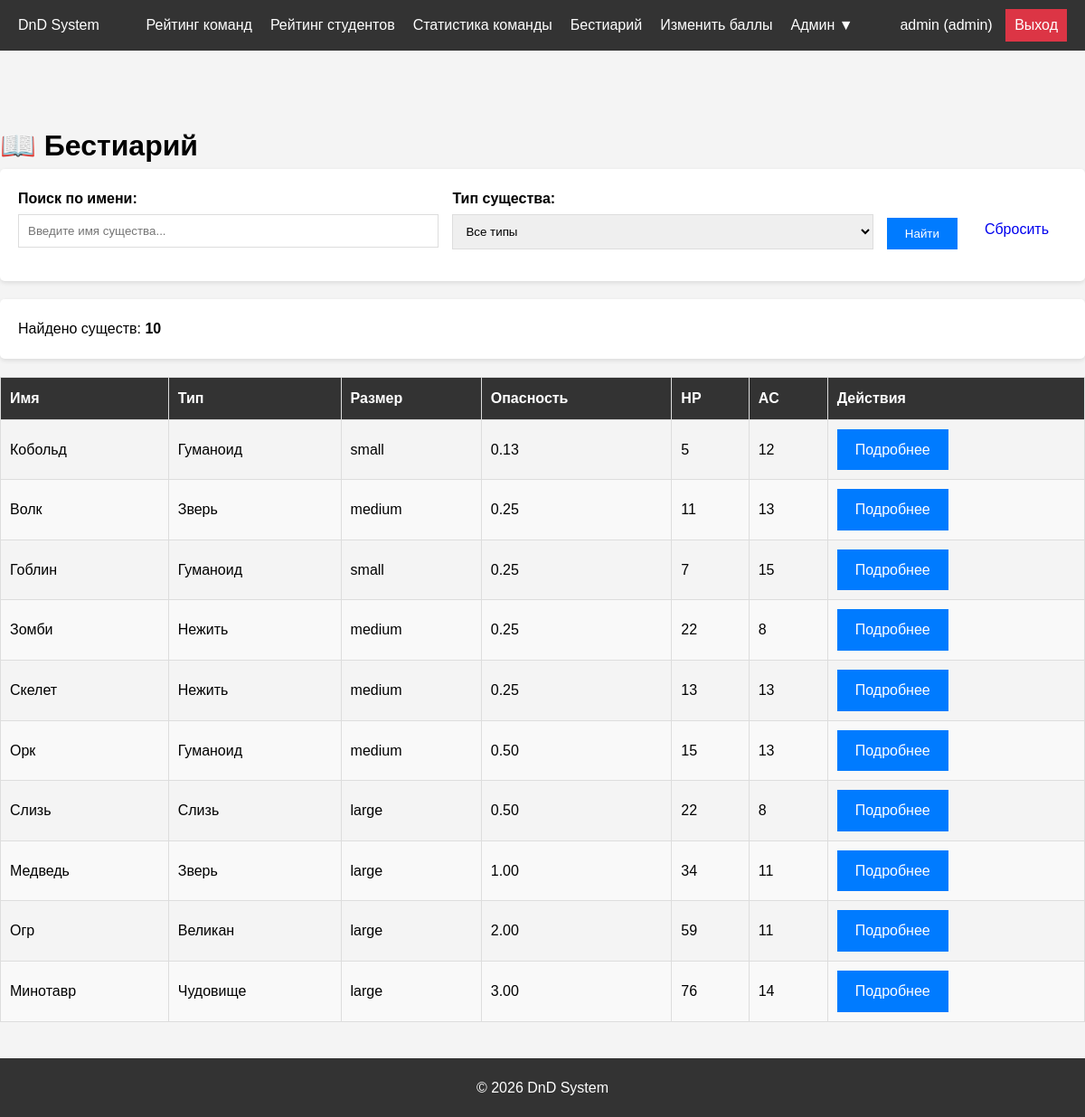
The page /fNAF/dnd-site/public/bestiary-view.php (signed in) on the database its author committed.
### tables this page shows
CREATE TABLE `BESTIARY` (
  `creature_id` int(10) UNSIGNED NOT NULL,
  `name` varchar(50) NOT NULL,
  `type` varchar(30) NOT NULL,
  `size` enum('tiny','small','medium','large','huge','gargantuan') NOT NULL DEFAULT 'medium',
  `alignment` varchar(30) DEFAULT NULL,
  `challenge_rating` decimal(4,2) UNSIGNED NOT NULL DEFAULT 0.00,
  `experience_points` int(11) NOT NULL DEFAULT 0,
  `hp` int(11) NOT NULL DEFAULT 10,
  `armor_class` int(11) NOT NULL DEFAULT 10,
  `speed` varchar(100) NOT NULL DEFAULT '30 ft.',
  `strength` int(11) NOT NULL DEFAULT 10,
  `dexterity` int(11) NOT NULL DEFAULT 10,
  `constitution` int(11) NOT NULL DEFAULT 10,
  `intelligence` int(11) NOT NULL DEFAULT 10,
  `wisdom` int(11) NOT NULL DEFAULT 10,
  `charisma` int(11) NOT NULL DEFAULT 10,
  `damage_vulnerabilities` text DEFAULT NULL,
  `damage_resistances` text DEFAULT NULL,
  `damage_immunities` text DEFAULT NULL,
  `condition_immunities` text DEFAULT NULL,
  `senses` text DEFAULT NULL,
  `languages` text DEFAULT NULL,
  `special_abilities` text DEFAULT NULL,
  `actions` text DEFAULT NULL,
  `legendary_actions` text DEFAULT NULL,
  `description` text DEFAULT NULL,
  `habitat` text DEFAULT NULL,
  `created_at` timestamp NULL DEFAULT current_timestamp(),
  `updated_at` timestamp NULL DEFAULT current_timestamp() ON UPDATE current_timestamp()
);

### fNAF/dnd-site/public/bestiary-view.php (the view, shortened to what this page needs)
<?php
require_once '../includes/header.php';
$pdo = getDBConnection();
$search = $_GET['search'] ?? '';
$sql = "SELECT * FROM BESTIARY WHERE 1=1";
$params = [];
$sql .= " ORDER BY challenge_rating, name";
$stmt = $pdo->prepare($sql);
$stmt->execute($params);
$creatures = $stmt->fetchAll();
$selectedCreature = null;
?>
<h1>📖 Бестиарий</h1>
<div class="card">
    <form method="GET">
        <div style="display: flex; gap: 15px; flex-wrap: wrap;">
            <div class="form-group" style="flex: 1; min-width: 200px;">
                <label for="search">Поиск по имени:</label>
                <input type="text" id="search" name="search" value="<?= htmlspecialchars($search) ?>" placeholder="Введите имя существа...">
            </div>
            <div class="form-group" style="flex: 1; min-width: 200px;">
                <label for="type">Тип существа:</label>
                <select name="type" id="type">
                    <option value="">Все типы</option>
                </select>
            </div>
            <div class="form-group" style="display: flex; align-items: flex-end;">
                <button type="submit" class="btn btn-primary">Найти</button>
                <a href="bestiary-view.php" class="btn btn-secondary" style="margin-left: 10px;">Сбросить</a>
            </div>
        </div>
    </form>
</div>
<?php if ($selectedCreature): ?>
<div class="card">
    <h2><?= htmlspecialchars($selectedCreature['name']) ?></h2>
    <p><em><?= htmlspecialchars($selectedCreature['size']) ?> <?= htmlspecialchars($selectedCreature['type']) ?>, <?= htmlspecialchars($selectedCreature['alignment'] ?? 'без мировоззрения') ?></em></p>
    <hr style="margin: 15px 0;">
    <p><strong>Класс доспеха:</strong> <?= $selectedCreature['armor_class'] ?></p>
    <p><strong>Хиты:</strong> <?= $selectedCreature['hp'] ?></p>
    <p><strong>Скорость:</strong> <?= htmlspecialchars($selectedCreature['speed']) ?></p>
    <hr style="margin: 15px 0;">
    <div class="stats-grid">
        <div class="stat-item">
            <div class="stat-value"><?= $selectedCreature['strength'] ?></div>
            <div class="stat-label">СИЛ</div>
        </div>
        <div class="stat-item">
            <div class="stat-value"><?= $selectedCreature['dexterity'] ?></div>
            <div class="stat-label">ЛОВ</div>
        </div>
        <div class="stat-item">
            <div class="stat-value"><?= $selectedCreature['constitution'] ?></div>
            <div class="stat-label">ТЕЛ</div>
        </div>
        <div class="stat-item">
            <div class="stat-value"><?= $selectedCreature['intelligence'] ?></div>
            <div class="stat-label">ИНТ</div>
        </div>
        <div class="stat-item">
            <div class="stat-value"><?= $selectedCreature['wisdom'] ?></div>
            <div class="stat-label">МДР</div>
        </div>
        <div class="stat-item">
            <div class="stat-value"><?= $selectedCreature['charisma'] ?></div>
            <div class="stat-label">ХАР</div>
        </div>
    </div>
    <hr style="margin: 15px 0;">
    <?php if ($selectedCreature['damage_vulnerabilities']): ?>
        <p><strong>Уязвимости:</strong> <?= htmlspecialchars($selectedCreature['damage_vulnerabilities']) ?></p>
    <?php endif; ?>
    <?php if ($selectedCreature['damage_resistances']): ?>
        <p><strong>Сопротивления:</strong> <?= htmlspecialchars($selectedCreature['damage_resistances']) ?></p>
    <?php endif; ?>
    <?php if ($selectedCreature['damage_immunities']): ?>
        <p><strong>Иммунитеты к урону:</strong> <?= htmlspecialchars($selectedCreature['damage_immunities']) ?></p>
    <?php endif; ?>
    <?php if ($selectedCreature['condition_immunities']): ?>
        <p><strong>Иммунитеты к состояниям:</strong> <?= htmlspecialchars($selectedCreature['condition_immunities']) ?></p>
    <?php endif; ?>
    <?php if ($selectedCreature['senses']): ?>
        <p><strong>Чувства:</strong> <?= htmlspecialchars($selectedCreature['senses']) ?></p>
    <?php endif; ?>
    <?php if ($selectedCreature['languages']): ?>
        <p><strong>Языки:</strong> <?= htmlspecialchars($selectedCreature['languages']) ?></p>
    <?php endif; ?>
    <p><strong>Опасность:</strong> <?= $selectedCreature['challenge_rating'] ?> (<?= $selectedCreature['experience_points'] ?> XP)</p>
    <?php if ($selectedCreature['special_abilities']): ?>
        <hr style="margin: 15px 0;">
        <h3>Особые способности</h3>
        <p><?= nl2br(htmlspecialchars($selectedCreature['special_abilities'])) ?></p>
    <?php endif; ?>
    <?php if ($selectedCreature['actions']): ?>
        <hr style="margin: 15px 0;">
        <h3>Действия</h3>
        <p><?= nl2br(htmlspecialchars($selectedCreature['actions'])) ?></p>
    <?php endif; ?>
    <?php if ($selectedCreature['legendary_actions']): ?>
        <hr style="margin: 15px 0;">
        <h3>Легендарные действия</h3>
        <p><?= nl2br(htmlspecialchars($selectedCreature['legendary_actions'])) ?></p>
    <?php endif; ?>
    <?php if ($selectedCreature['description']): ?>
        <hr style="margin: 15px 0;">
        <h3>Описание</h3>
        <p><?= nl2br(htmlspecialchars($selectedCreature['description'])) ?></p>
    <?php endif; ?>
    <?php if ($selectedCreature['habitat']): ?>
        <p><strong>Среда обитания:</strong> <?= htmlspecialchars($selectedCreature['habitat']) ?></p>
    <?php endif; ?>
    <div style="margin-top: 20px;">
        <a href="bestiary-view.php" class="btn btn-secondary">← Назад к списку</a>
    </div>
</div>
<?php else: ?>
<div class="card">
    <p>Найдено существ: <strong><?= count($creatures) ?></strong></p>
</div>
<table>
    <thead>
        <tr>
            <th>Имя</th>
            <th>Тип</th>
            <th>Размер</th>
            <th>Опасность</th>
            <th>HP</th>
            <th>AC</th>
            <th>Действия</th>
        </tr>
    </thead>
    <tbody>
        <?php if (empty($creatures)): ?>
            <tr>
                <td colspan="7" style="text-align: center;">Существа не найдены</td>
            </tr>
        <?php else: ?>
            <?php foreach ($creatures as $creature): ?>
            <tr>
                <td><?= htmlspecialchars($creature['name']) ?></td>
                <td><?= htmlspecialchars($creature['type']) ?></td>
                <td><?= htmlspecialchars($creature['size']) ?></td>
                <td><?= $creature['challenge_rating'] ?></td>
                <td><?= $creature['hp'] ?></td>
                <td><?= $creature['armor_class'] ?></td>
                <td>
                    <a href="bestiary-view.php?creature_id=<?= $creature['creature_id'] ?>" class="btn btn-primary">Подробнее</a>
                </td>
            </tr>
            <?php endforeach; ?>
        <?php endif; ?>
    </tbody>
</table>
<?php endif; ?>
<?php require_once '../includes/footer.php'; ?>

### fNAF/dnd-site/css/style.css (style rules this page uses)
* { margin: 0; padding: 0; box-sizing: border-box; }
body { font-family: Arial, sans-serif; line-height: 1.6; background-color: #f4f4f4; }
.btn { padding: 10px 20px; border: none; cursor: pointer; text-decoration: none; display: inline-block; }
.btn-primary { background-color: #007bff; color: #fff; }
.form-group { margin-bottom: 15px; }
.form-group label { display: block; margin-bottom: 5px; font-weight: bold; }
.form-group input, .form-group select, .form-group textarea { width: 100%; padding: 10px; border: 1px solid #ddd; }
table { width: 100%; border-collapse: collapse; margin-top: 20px; }
table th, table td { border: 1px solid #ddd; padding: 10px; text-align: left; }
table th { background-color: #333; color: #fff; }
table tr:nth-child(even) { background-color: #f9f9f9; }
.card { background: #fff; padding: 20px; margin-bottom: 20px; border-radius: 5px; box-shadow: 0 2px 5px rgba(0,0,0,0.1); }

### rows shown on the page
bestiary: name "Кобольд", type "Гуманоид", size "small", challenge_rating "0.13", hp "5", armor_class "12"
bestiary: name "Волк", type "Зверь", size "medium", challenge_rating "0.25", hp "11", armor_class "13"
bestiary: name "Гоблин", type "Гуманоид", size "small", challenge_rating "0.25", hp "7", armor_class "15"
bestiary: name "Зомби", type "Нежить", size "medium", challenge_rating "0.25", hp "22", armor_class "8"
bestiary: name "Скелет", type "Нежить", size "medium", challenge_rating "0.25", hp "13", armor_class "13"
bestiary: name "Орк", type "Гуманоид", size "medium", challenge_rating "0.50", hp "15", armor_class "13"
bestiary: name "Слизь", type "Слизь", size "large", challenge_rating "0.50", hp "22", armor_class "8"
bestiary: name "Медведь", type "Зверь", size "large", challenge_rating "1.00", hp "34", armor_class "11"
bestiary: name "Огр", type "Великан", size "large", challenge_rating "2.00", hp "59", armor_class "11"
bestiary: name "Минотавр", type "Чудовище", size "large", challenge_rating "3.00", hp "76", armor_class "14"

### other values the page prints
$_SESSION['username'] "admin"
$_SESSION['role'] "admin"
count($creatures) "10"
